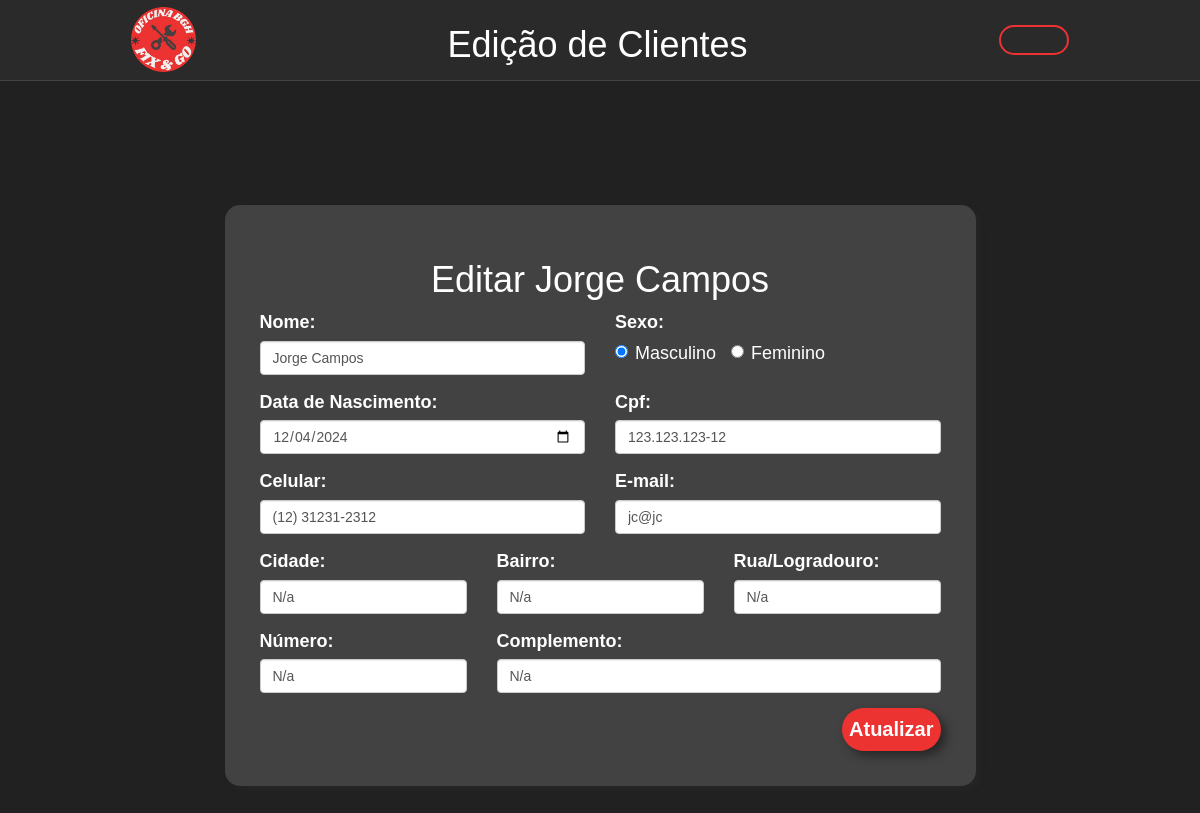
The app's page /editar/editarCliente.php?id=2 (signed in) with its own data.
### tables this page shows
CREATE TABLE `clientes` (
  `id` int(11) NOT NULL,
  `nome` varchar(300) NOT NULL,
  `sexo` varchar(20) NOT NULL,
  `dataNasc` date NOT NULL,
  `email` varchar(400) NOT NULL,
  `celular` varchar(15) NOT NULL,
  `cpf` varchar(14) NOT NULL,
  `endBairro` varchar(400) NOT NULL,
  `endCidade` varchar(400) NOT NULL,
  `endComplemento` varchar(400) NOT NULL,
  `endNum` varchar(10) NOT NULL,
  `endRua` varchar(400) NOT NULL
);

### classes/Clientes.php (called while the page is built, shortened)
<?php
class Cliente
{
    private $conn;
    private $table_name = "clientes";
    public function __construct($db)
    {
        $this->conn = $db;
    }
    public function lerPorId($id)
    {
        $query = "SELECT * FROM " . $this->table_name . " WHERE id = ?";
        $stmt = $this->conn->prepare($query);
        $stmt->execute([$id]);
        return $stmt->fetch(PDO::FETCH_ASSOC);
    }
}
?>

### editar/editarCliente.php (the view, shortened to what this page needs)
<?php
include_once '../config/config.php';
include_once '../classes/Clientes.php';
$cliente = new Cliente($db);
if (isset($_GET['id'])) {
    $id = $_GET['id'];
    $dadosCliente = $cliente->lerPorId($id);
}
?>
<!DOCTYPE html>
<html lang="pt-br">
<head>
    <link rel="stylesheet" href="../styles/styleCadUsuario.css">
        <link rel="stylesheet" href="https://maxcdn.bootstrapcdn.com/bootstrap/3.3.7/css/bootstrap.min.css">
    <link rel="stylesheet" href="https://cdnjs.cloudflare.com/ajax/libs/font-awesome/4.5.0/css/font-awesome.min.css">
    <link rel="stylesheet" href="../styles/styleCadUsuario.css">
</head>
<body>
<header>
        <img src="../assets/img/logo.png" alt="Logo" class="small-img">
        <h1 class="le">Edição de Clientes</h1>
        <a href="../gerenciamento/gerenciarClientes.php" class="btn-voltar"><ion-icon name="arrow-undo"></ion-icon></a>
    </header>
    <main style="height: 100vh;">
        <div class="container mx-auto shadow algin-middle">
            <h1 class="text-center">Editar <?php echo htmlspecialchars(ucfirst($dadosCliente['nome'])); ?></h1>
            <form method="POST">
                <div class="row">
                <div class="col-md-6">
                        <div class="form-group">
                            <label for="nome">Nome:</label>
                            <input type="text" name="nome" id="nome" class="form-control" placeholder="Nome..."
                                required value="<?php echo htmlspecialchars($dadosCliente['nome']); ?>">
                        </div>
                    </div>
                    <div class="col-md-6">
                        <label>Sexo:</label>
                        <div class="form-group">
                            <label class="radio-inline">
                                <input type="radio" id="masculino" name="sexo" value="M" <?php echo $dadosCliente['sexo'] == 'M' ? 'checked' : ''; ?> required> Masculino
                            </label>
                            <label class="radio-inline">
                                <input type="radio" id="feminino" name="sexo" value="F" <?php echo $dadosCliente['sexo'] == 'F' ? 'checked' : ''; ?> required> Feminino
                            </label>
                        </div>
                    </div>
                </div>
                <div class="row">
                    <div class="col-md-6">
                        <div class="form-group">
                            <label for="dataNasc">Data de Nascimento:</label>
                            <input type="date" name="dataNasc" id="dataNasc" class="form-control" required value="<?php echo htmlspecialchars($dadosCliente['dataNasc']); ?>">
                        </div>
                    </div>
                    <div class="col-md-6">
                        <div class="form-group">
                            <label for="cpf">Cpf:</label>
                            <input type="text" name="cpf" id="cpf" class="form-control"
                                oninput="applyMask(this, cpfMask)" placeholder="Cpf..." maxlength="14" required value="<?php echo htmlspecialchars($dadosCliente['cpf']); ?>">
                        </div>
                    </div>
                </div>
                <div class="row">
                    <div class="col-md-6">
                        <div class="form-group">
                            <label for="celular">Celular:</label>
                            <input type="text" name="celular" id="celular" class="form-control"
                                placeholder="Telefone..." maxlength="15" oninput="applyMask(this, phoneMask)" required value="<?php echo htmlspecialchars($dadosCliente['celular']); ?>">
                        </div>
                    </div>
                    <div class="col-md-6">
                        <div class="form-group">
                            <label for="email">E-mail:</label>
                            <input type="email" name="email" id="email" class="form-control" placeholder="E-Mail..."
                                required value="<?php echo htmlspecialchars($dadosCliente['email']); ?>">
                        </div>
                    </div>
                </div>
                <div class="row">
                    <div class="col-md-4">
                        <div class="form-group">
                            <label for="endCidade">Cidade:</label>
                            <input type="text" name="endCidade" id="endCidade" class="form-control"
                                placeholder="Cidade..." required value="<?php echo htmlspecialchars($dadosCliente['endCidade']); ?>">
                        </div>
                    </div>
                    <div class="col-md-4">
                        <div class="form-group">
                            <label for="endBairro">Bairro:</label>
                            <input type="text" name="endBairro" id="endBairro" class="form-control"
                                placeholder="Bairro..." required value="<?php echo htmlspecialchars($dadosCliente['endBairro']); ?>">
                        </div>
                    </div>
                    <div class="col-md-4">
                        <div class="form-group">
                            <label for="endRua">Rua/Logradouro:</label>
                            <input type="text" name="endRua" id="endRua" class="form-control"
                                placeholder="Rua/Logradouro..." required value="<?php echo htmlspecialchars($dadosCliente['endRua']); ?>">
                        </div>
                    </div>
                </div>
                <div class="row">
                    <div class="col-md-4">
                        <div class="form-group">
                            <label for="endNum">Número:</label>
                            <input type="text" name="endNum" id="endNum" class="form-control" placeholder="Número..."
                                required value="<?php echo htmlspecialchars($dadosCliente['endNum']); ?>">
                        </div>
                    </div>
                    <div class="col-md-8">
                        <div class="form-group">
                            <label for="endComplemento">Complemento:</label>
                            <input type="text" name="endComplemento" id="endComplemento" class="form-control"
                                placeholder="Complemento..." required value="<?php echo htmlspecialchars($dadosCliente['endComplemento']); ?>">
                        </div>
                    </div>
                </div>
                <button type="submit" class="btn-cad">
                <ion-icon name="pencil"></ion-icon> Atualizar
                </button>
            </form>
        </div>
    </main>
</body>
</html>

### styles/styleCadUsuario.css (style rules this page uses)
* { margin: 0; padding: 0; font-family: "Kanit", sans-serif; }
main { display: flex; justify-content: center; align-items: center; flex-direction: column; background: #212121; }
header { display: flex; flex-direction: row; justify-content: space-around; align-items: center; background-color: #2b2a2a; border-bottom: solid #424242 1px; padding: 5px; color: white; }
.small-img { height: 65px; width: 65px; }
.btn-voltar { float: right; display: flex; align-items: center; justify-content: center; padding: 2px; text-decoration: none; background-color: transparent; height: 30px; width: 70px; border-radius: 50px; border: solid 2px #ed3232; color: #ed3232; transition: all 0.6s ease; }
.btn-cad { float: right; display: flex; align-items: center; justify-content: center; padding: 7px; text-decoration: none; background-color: #ed3232; height: auto; width: auto; border-radius: 50px; color: white; font-size: 2rem; border: none; box-shadow: 5px 5px 10px #272727; font-weight: 600; transition: all 0.6s ease; }
h1 { color: white; }
.container { display: flex; justify-content: center; align-items: center; flex-direction: column; background-color: #424242; padding: 35px; border-radius: 15px; margin: 80px auto 50px auto; height: auto; width: auto; font-size: 18px; box-shadow: 4px 4px 5px #252525; }
.form-control { transition: all 0.6s ease; }
.row { display: flex; flex-direction: row; }
label { color: white; }

### records on screen
clientes: nome "Jorge Campos", sexo "☑ Masculino", sexo "☐ Feminino", dataNasc "12/04/2024", cpf "123.123.123-12", celular "(12) 31231-2312", email "jc@jc", endCidade "N/a", endBairro "N/a", endRua "N/a", endNum "N/a", endComplemento "N/a"
